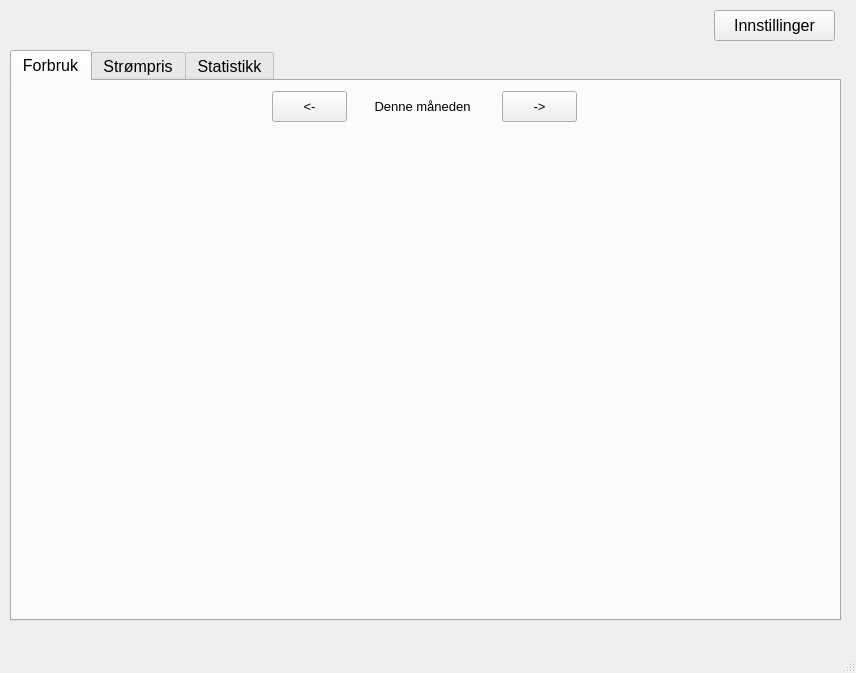
<?xml version="1.0" encoding="UTF-8"?>
<ui version="4.0">
 <class>MainWindow</class>
 <widget class="QMainWindow" name="MainWindow">
  <property name="geometry">
   <rect>
    <x>0</x>
    <y>0</y>
    <width>856</width>
    <height>673</height>
   </rect>
  </property>
  <property name="windowTitle">
   <string>Leinebo Solutions</string>
  </property>
  <widget class="QWidget" name="centralwidget">
   <widget class="QPushButton" name="settingsButton">
    <property name="geometry">
     <rect>
      <x>714</x>
      <y>10</y>
      <width>121</width>
      <height>31</height>
     </rect>
    </property>
    <property name="font">
     <font>
      <pointsize>12</pointsize>
     </font>
    </property>
    <property name="text">
     <string>Innstillinger</string>
    </property>
    <property name="icon">
     <iconset>
      <normaloff>img/setting.png</normaloff>img/setting.png</iconset>
    </property>
   </widget>
   <widget class="QTabWidget" name="tabWidget">
    <property name="geometry">
     <rect>
      <x>10</x>
      <y>50</y>
      <width>831</width>
      <height>571</height>
     </rect>
    </property>
    <property name="font">
     <font>
      <pointsize>12</pointsize>
     </font>
    </property>
    <property name="layoutDirection">
     <enum>Qt::LeftToRight</enum>
    </property>
    <property name="tabPosition">
     <enum>QTabWidget::North</enum>
    </property>
    <property name="tabShape">
     <enum>QTabWidget::Rounded</enum>
    </property>
    <property name="currentIndex">
     <number>3</number>
    </property>
    <property name="elideMode">
     <enum>Qt::ElideNone</enum>
    </property>
    <property name="tabBarAutoHide">
     <bool>false</bool>
    </property>
    <widget class="QWidget" name="tab">
     <property name="font">
      <font>
       <pointsize>10</pointsize>
      </font>
     </property>
     <attribute name="icon">
      <iconset>
       <normaloff>img/usage.png</normaloff>img/usage.png</iconset>
     </attribute>
     <attribute name="title">
      <string>Forbruk</string>
     </attribute>
     <widget class="QWidget" name="graph" native="true">
      <property name="geometry">
       <rect>
        <x>10</x>
        <y>50</y>
        <width>801</width>
        <height>391</height>
       </rect>
      </property>
     </widget>
     <widget class="QWidget" name="widget1" native="true">
      <property name="geometry">
       <rect>
        <x>10</x>
        <y>450</y>
        <width>391</width>
        <height>81</height>
       </rect>
      </property>
     </widget>
     <widget class="QWidget" name="widget2" native="true">
      <property name="geometry">
       <rect>
        <x>420</x>
        <y>450</y>
        <width>391</width>
        <height>80</height>
       </rect>
      </property>
     </widget>
     <widget class="QPushButton" name="month_back">
      <property name="geometry">
       <rect>
        <x>260</x>
        <y>10</y>
        <width>75</width>
        <height>31</height>
       </rect>
      </property>
      <property name="text">
       <string>&lt;-</string>
      </property>
     </widget>
     <widget class="QPushButton" name="month_forward">
      <property name="geometry">
       <rect>
        <x>490</x>
        <y>10</y>
        <width>75</width>
        <height>31</height>
       </rect>
      </property>
      <property name="text">
       <string>-&gt;</string>
      </property>
     </widget>
     <widget class="QLabel" name="month_selected">
      <property name="geometry">
       <rect>
        <x>335</x>
        <y>10</y>
        <width>151</width>
        <height>31</height>
       </rect>
      </property>
      <property name="layoutDirection">
       <enum>Qt::LeftToRight</enum>
      </property>
      <property name="text">
       <string>Denne måneden</string>
      </property>
      <property name="alignment">
       <set>Qt::AlignCenter</set>
      </property>
     </widget>
    </widget>
    <widget class="QWidget" name="tab_2">
     <attribute name="icon">
      <iconset>
       <normaloff>img/dollar.png</normaloff>img/dollar.png</iconset>
     </attribute>
     <attribute name="title">
      <string>Strømpris</string>
     </attribute>
     <widget class="QWidget" name="graph2" native="true">
      <property name="geometry">
       <rect>
        <x>10</x>
        <y>50</y>
        <width>801</width>
        <height>391</height>
       </rect>
      </property>
     </widget>
     <widget class="QWidget" name="widget3" native="true">
      <property name="geometry">
       <rect>
        <x>10</x>
        <y>450</y>
        <width>391</width>
        <height>81</height>
       </rect>
      </property>
     </widget>
     <widget class="QWidget" name="widget4" native="true">
      <property name="geometry">
       <rect>
        <x>420</x>
        <y>450</y>
        <width>391</width>
        <height>80</height>
       </rect>
      </property>
     </widget>
    </widget>
    <widget class="QWidget" name="tab_3">
     <attribute name="icon">
      <iconset>
       <normaloff>img/stats.png</normaloff>img/stats.png</iconset>
     </attribute>
     <attribute name="title">
      <string>Statistikk</string>
     </attribute>
     <widget class="QWidget" name="graph3" native="true">
      <property name="geometry">
       <rect>
        <x>10</x>
        <y>50</y>
        <width>801</width>
        <height>391</height>
       </rect>
      </property>
     </widget>
    </widget>
   </widget>
   <widget class="QLabel" name="logo">
    <property name="geometry">
     <rect>
      <x>10</x>
      <y>10</y>
      <width>131</width>
      <height>31</height>
     </rect>
    </property>
    <property name="text">
     <string/>
    </property>
    <property name="pixmap">
     <pixmap>img/logo.png</pixmap>
    </property>
    <property name="scaledContents">
     <bool>true</bool>
    </property>
   </widget>
  </widget>
  <widget class="QMenuBar" name="menubar">
   <property name="geometry">
    <rect>
     <x>0</x>
     <y>0</y>
     <width>856</width>
     <height>21</height>
    </rect>
   </property>
  </widget>
  <widget class="QStatusBar" name="statusbar"/>
 </widget>
 <resources/>
 <connections/>
</ui>
